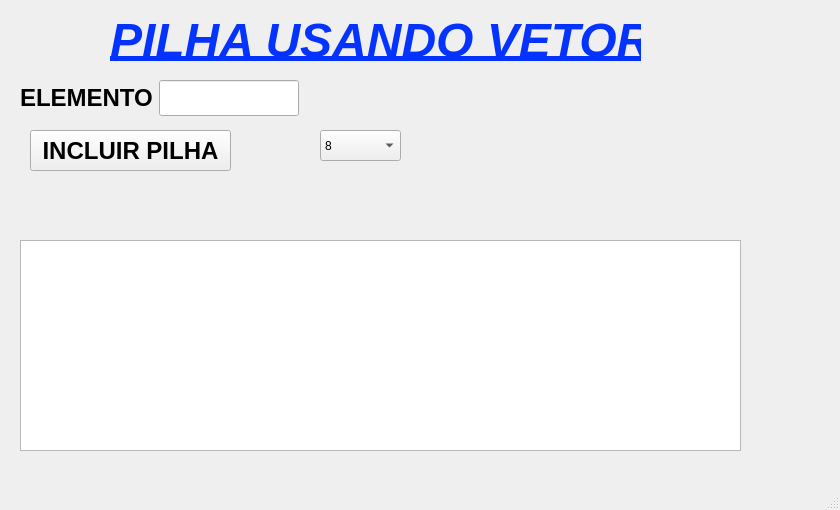
<?xml version="1.0" encoding="UTF-8"?>
<ui version="4.0">
 <class>MainWindow</class>
 <widget class="QMainWindow" name="MainWindow">
  <property name="geometry">
   <rect>
    <x>0</x>
    <y>0</y>
    <width>840</width>
    <height>510</height>
   </rect>
  </property>
  <property name="windowTitle">
   <string>PROJETO TESTE DA CLASSE PILHA</string>
  </property>
  <widget class="QWidget" name="centralwidget">
   <widget class="QLabel" name="label">
    <property name="geometry">
     <rect>
      <x>110</x>
      <y>10</y>
      <width>531</width>
      <height>61</height>
     </rect>
    </property>
    <property name="text">
     <string>&lt;html&gt;&lt;head/&gt;&lt;body&gt;&lt;p align=&quot;center&quot;&gt;&lt;span style=&quot; font-size:36pt; font-weight:700; font-style:italic; text-decoration: underline; color:#0433ff;&quot;&gt;PILHA USANDO VETOR&lt;/span&gt;&lt;/p&gt;&lt;/body&gt;&lt;/html&gt;</string>
    </property>
   </widget>
   <widget class="QTextEdit" name="textEditSaida">
    <property name="geometry">
     <rect>
      <x>20</x>
      <y>240</y>
      <width>721</width>
      <height>211</height>
     </rect>
    </property>
    <property name="font">
     <font>
      <family>Arial</family>
      <pointsize>18</pointsize>
      <bold>true</bold>
     </font>
    </property>
   </widget>
   <widget class="QPushButton" name="pushButtonIncluirNaPilha">
    <property name="geometry">
     <rect>
      <x>30</x>
      <y>130</y>
      <width>201</width>
      <height>41</height>
     </rect>
    </property>
    <property name="font">
     <font>
      <pointsize>18</pointsize>
      <bold>true</bold>
     </font>
    </property>
    <property name="text">
     <string>INCLUIR PILHA</string>
    </property>
   </widget>
   <widget class="QWidget" name="layoutWidget">
    <property name="geometry">
     <rect>
      <x>20</x>
      <y>80</y>
      <width>279</width>
      <height>37</height>
     </rect>
    </property>
    <layout class="QHBoxLayout" name="horizontalLayout_2">
     <item>
      <widget class="QLabel" name="label_3">
       <property name="text">
        <string>&lt;html&gt;&lt;head/&gt;&lt;body&gt;&lt;p&gt;&lt;span style=&quot; font-size:18pt; font-weight:700;&quot;&gt;ELEMENTO&lt;/span&gt;&lt;/p&gt;&lt;/body&gt;&lt;/html&gt;</string>
       </property>
      </widget>
     </item>
     <item>
      <widget class="QLineEdit" name="lineEditElemento">
       <property name="font">
        <font>
         <family>Arial</family>
         <pointsize>18</pointsize>
         <bold>true</bold>
        </font>
       </property>
      </widget>
     </item>
    </layout>
   </widget>
   <widget class="QComboBox" name="comboBox">
    <property name="geometry">
     <rect>
      <x>320</x>
      <y>130</y>
      <width>81</width>
      <height>31</height>
     </rect>
    </property>
    <item>
     <property name="text">
      <string>8</string>
     </property>
    </item>
    <item>
     <property name="text">
      <string>2</string>
     </property>
    </item>
    <item>
     <property name="text">
      <string>16</string>
     </property>
    </item>
   </widget>
  </widget>
  <widget class="QMenuBar" name="menubar">
   <property name="geometry">
    <rect>
     <x>0</x>
     <y>0</y>
     <width>840</width>
     <height>20</height>
    </rect>
   </property>
  </widget>
  <widget class="QStatusBar" name="statusbar"/>
 </widget>
 <resources/>
 <connections/>
</ui>
